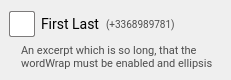
<?xml version="1.0" encoding="UTF-8"?>
<ui version="4.0">
 <author>Paul Ecoffet</author>
 <class>conversationBox</class>
 <widget class="QWidget" name="conversationBox">
  <property name="geometry">
   <rect>
    <x>0</x>
    <y>0</y>
    <width>231</width>
    <height>80</height>
   </rect>
  </property>
  <property name="sizePolicy">
   <sizepolicy hsizetype="Preferred" vsizetype="Fixed">
    <horstretch>0</horstretch>
    <verstretch>0</verstretch>
   </sizepolicy>
  </property>
  <property name="minimumSize">
   <size>
    <width>0</width>
    <height>80</height>
   </size>
  </property>
  <property name="maximumSize">
   <size>
    <width>16777215</width>
    <height>80</height>
   </size>
  </property>
  <property name="styleSheet">
   <string notr="true">#contactBox
{
	background-color: white;
	border-bottom: 1px solid #323232;
}</string>
  </property>
  <layout class="QVBoxLayout" name="verticalLayout">
   <property name="leftMargin">
    <number>9</number>
   </property>
   <item>
    <layout class="QHBoxLayout" name="horizontalLayout">
     <item>
      <widget class="QLabel" name="icon">
       <property name="sizePolicy">
        <sizepolicy hsizetype="Fixed" vsizetype="Fixed">
         <horstretch>0</horstretch>
         <verstretch>0</verstretch>
        </sizepolicy>
       </property>
       <property name="minimumSize">
        <size>
         <width>26</width>
         <height>26</height>
        </size>
       </property>
       <property name="maximumSize">
        <size>
         <width>26</width>
         <height>26</height>
        </size>
       </property>
       <property name="styleSheet">
        <string notr="true">#icon
{
	border: 1px solid #7d7b7b;
	border-radius: 2px;
	background-color: white;
}</string>
       </property>
      </widget>
     </item>
     <item>
      <widget class="QLabel" name="name">
       <property name="styleSheet">
        <string notr="true">#name
{
	font-size: 14px;
	font-family: Roboto;
}</string>
       </property>
       <property name="text">
        <string>First Last</string>
       </property>
       <property name="textFormat">
        <enum>Qt::PlainText</enum>
       </property>
      </widget>
     </item>
     <item>
      <widget class="QLabel" name="phoneNumber">
       <property name="styleSheet">
        <string notr="true">#phoneNumber
{
	color: #4d4d4d;
	font-size: 10px;
	font-family: Roboto;
}</string>
       </property>
       <property name="text">
        <string>(+3368989781)</string>
       </property>
       <property name="textFormat">
        <enum>Qt::PlainText</enum>
       </property>
      </widget>
     </item>
     <item>
      <widget class="QLabel" name="messageAlert">
       <property name="styleSheet">
        <string notr="true">#messageAlert
{
	margin-top: -4px;
}</string>
       </property>
       <property name="text">
        <string/>
       </property>
       <property name="pixmap">
        <pixmap resource="mainWindow.qrc">:/contactBox/newMessageAlert.png</pixmap>
       </property>
       <property name="margin">
        <number>0</number>
       </property>
      </widget>
     </item>
     <item>
      <spacer name="horizontalSpacer">
       <property name="orientation">
        <enum>Qt::Horizontal</enum>
       </property>
       <property name="sizeHint" stdset="0">
        <size>
         <width>40</width>
         <height>20</height>
        </size>
       </property>
      </spacer>
     </item>
    </layout>
   </item>
   <item>
    <widget class="QLabel" name="excerpt">
     <property name="styleSheet">
      <string notr="true">#excerpt
{
	margin-left: 10px;
	color: #4d4d4d;
	font-size: 11px;
	font-family: Roboto;
}</string>
     </property>
     <property name="text">
      <string>An excerpt which is so long, that the wordWrap must be enabled and ellipsis would be added…</string>
     </property>
     <property name="textFormat">
      <enum>Qt::PlainText</enum>
     </property>
     <property name="wordWrap">
      <bool>true</bool>
     </property>
    </widget>
   </item>
   <item>
    <spacer name="verticalSpacer">
     <property name="orientation">
      <enum>Qt::Vertical</enum>
     </property>
     <property name="sizeHint" stdset="0">
      <size>
       <width>20</width>
       <height>40</height>
      </size>
     </property>
    </spacer>
   </item>
  </layout>
 </widget>
 <resources>
  <include location="mainWindow.qrc"/>
 </resources>
 <connections/>
</ui>
